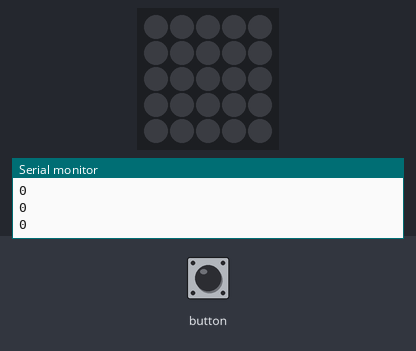
The sketch below on a simulated ESP32. On the bench: 5×5 RGB LED matrix (first LED top left, wired row by row), the last lines printed to the serial monitor. Inputs (shaded band) come from the test bench. Dim RGB values are drawn brighter than linear.

Above: at 1.2 s.
1.3 s: button pressed for 0.15 s
At 1.39 s:
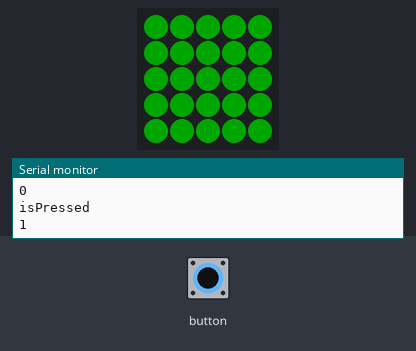
2.0 s: button pressed for 1 s
At 2.48 s:
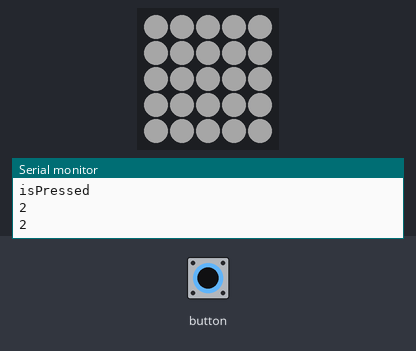
3.6 s: button pressed for 3.2 s
Timing chart, 0 to 6.6 s (numbered marks = the images above; inputs shaded):
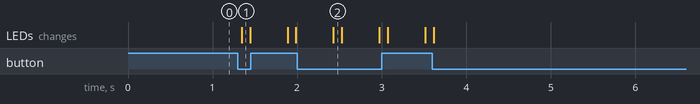

Measured:
- after the input at 1.3 s, the LEDs: change at once (image 1)
- after the input at 2.0 s, the LEDs: change after 0.43 s (image 2)

The sketch:

M5StackAtomMatrixChallenge.ino
```cpp
/*
   M5StackAtomMatrixChallenge.ino

   By: Umer Bin Liaqat, Omar Elkammah, Sherifa Yakubu, Pi Ko
   Date: 28 May 2021

   Assignment 2 of ENGR-UH 1021J: Design & Innovation Summer 2021
*/

#include "M5Atom.h"

//Define Colors
//GRB not RGB
int GRB_COLOR_WHITE = 0xffffff;
int GRB_COLOR_BLACK = 0x000000;
int GRB_COLOR_RED = 0x00ff00;

//Define Patterns
int full_screen[25] =
{
  1, 1, 1, 1, 1,
  1, 1, 1, 1, 1,
  1, 1, 1, 1, 1,
  1, 1, 1, 1, 1,
  1, 1, 1, 1, 1
};


//Array of patterns for display
int *display[1] = { full_screen };


void setup()
{
  M5.begin(true, false, true);
  delay(50);
  M5.dis.drawpix(0, 0xf00000);
}

int STEP = 0;
bool BLINK_MODE_ON = false;

void loop()
{

  if (M5.Btn.wasPressed())
  {
    //Increases the STEP everytime the button is pressed, and changes modes
    STEP++;
    Serial.println("isPressed");
  }

  if (STEP == 0)
  {
    //Nothing on screen, blank (Step 1)
    BLINK_MODE_ON = false;
    M5.dis.clear();
  }
  else if (STEP == 1)
  {
    //Flash Red (Step 2)
    BLINK_MODE_ON = true;
    M5.dis.clear();
    turn_on_lights(display[0], GRB_COLOR_RED);
  }
  else if (STEP == 2)
  {
    //Flash Red (Step 2)
    BLINK_MODE_ON = true;
    M5.dis.clear();
    turn_on_lights(display[0], GRB_COLOR_WHITE);
  }

  //This is for debugging purpose, listens to serial at 115200 baud
  Serial.println(STEP);

  if (BLINK_MODE_ON)
  {
    delay(100);
    M5.dis.clear();
    delay(100);
  }

  delay(50);
  M5.update();
}


void turn_on_lights(int arr[], int color)
{
  for (int i = 0; i < 25; i++)
  {
    M5.dis.drawpix(i, color);
  }
}
```
